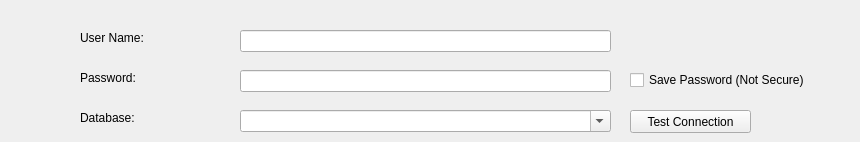
      <widget class="QWidget" name="db2SourceTab">
       <attribute name="title">
        <string>Source - IBM DB2</string>
       </attribute>
       <widget class="QLabel" name="label_68">
        <property name="geometry">
         <rect>
          <x>80</x>
          <y>110</y>
          <width>91</width>
          <height>16</height>
         </rect>
        </property>
        <property name="text">
         <string>Database:</string>
        </property>
       </widget>
       <widget class="QComboBox" name="db2DatabaseComboBox">
        <property name="geometry">
         <rect>
          <x>240</x>
          <y>110</y>
          <width>371</width>
          <height>22</height>
         </rect>
        </property>
        <property name="editable">
         <bool>true</bool>
        </property>
       </widget>
       <widget class="QLineEdit" name="db2UserNameLineEdit">
        <property name="geometry">
         <rect>
          <x>240</x>
          <y>30</y>
          <width>371</width>
          <height>22</height>
         </rect>
        </property>
       </widget>
       <widget class="QPushButton" name="s_db2TestConnectionButton">
        <property name="enabled">
         <bool>true</bool>
        </property>
        <property name="geometry">
         <rect>
          <x>630</x>
          <y>110</y>
          <width>121</width>
          <height>23</height>
         </rect>
        </property>
        <property name="text">
         <string>Test Connection</string>
        </property>
       </widget>
       <widget class="QCheckBox" name="db2SavePasswordCheckBox">
        <property name="enabled">
         <bool>true</bool>
        </property>
        <property name="geometry">
         <rect>
          <x>630</x>
          <y>70</y>
          <width>221</width>
          <height>20</height>
         </rect>
        </property>
        <property name="text">
         <string>Save Password (Not Secure)</string>
        </property>
       </widget>
       <widget class="QLabel" name="label_70">
        <property name="geometry">
         <rect>
          <x>80</x>
          <y>30</y>
          <width>111</width>
          <height>16</height>
         </rect>
        </property>
        <property name="text">
         <string>User Name:</string>
        </property>
       </widget>
       <widget class="QLabel" name="label_71">
        <property name="geometry">
         <rect>
          <x>80</x>
          <y>70</y>
          <width>111</width>
          <height>16</height>
         </rect>
        </property>
        <property name="text">
         <string>Password:</string>
        </property>
       </widget>
       <widget class="QLineEdit" name="db2PasswordLineEdit">
        <property name="geometry">
         <rect>
          <x>240</x>
          <y>70</y>
          <width>371</width>
          <height>22</height>
         </rect>
        </property>
        <property name="echoMode">
         <enum>QLineEdit::Password</enum>
        </property>
       </widget>
      </widget>
